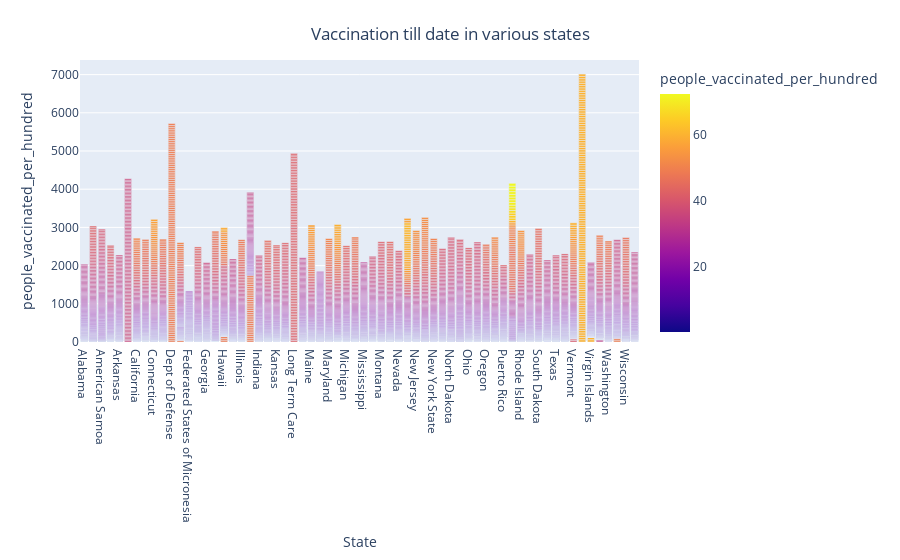

Write notebook code for a chart like this one.
### Markdown cell above
## Insights:
### The above graph is the trend of fully vaccinated people in the U.S (with 2 doses). There is a steady increase in the trend. This means more people are getting their 2 doses of vaccines. This is almost a linear positive trend, suggesting further increase in the coming months.

### Code cell
import plotly.express as px
fig = px.bar(data, 
             y = 'people_vaccinated_per_hundred',
             x = 'location',
             color = 'people_vaccinated_per_hundred',
             color_discrete_sequence= px.colors.sequential.Viridis_r
            )

fig.update_layout(
    title={
            'text' : "Vaccination till date in various states",
            'y':0.95,
            'x':0.5
        },
    xaxis_title="State",
    yaxis_title="people_vaccinated_per_hundred",
    legend_title="Total people vaccinated per hundred"
)
fig.show()

### Figure 1 — Plotly figure (JSON) as saved in the notebook; plotly's stock layout.template omitted (floating-point values rounded to 4 significant figures; data arrays with more than 128 entries replaced by an {"elided": "..."} marker saying what was removed)
{"data": [{"alignmentgroup": "True", "hovertemplate": "location=%{x}<br>people_vaccinated_per_hundred=%{marker.color}<extra></extra>", "legendgroup": "", "marker": {"color": {"elided": "7488 float values"}, "coloraxis": "coloraxis"}, "name": "", "offsetgroup": "", "orientation": "v", "showlegend": false, "textposition": "auto", "type": "bar", "x": {"elided": "7488 str values"}, "xaxis": "x", "y": {"elided": "7488 float values"}, "yaxis": "y"}], "layout": {"barmode": "relative", "coloraxis": {"colorbar": {"title": {"text": "people_vaccinated_per_hundred"}}, "colorscale": [[0, "#0d0887"], [0.1111, "#46039f"], [0.2222, "#7201a8"], [0.3333, "#9c179e"], [0.4444, "#bd3786"], [0.5556, "#d8576b"], [0.6667, "#ed7953"], [0.7778, "#fb9f3a"], [0.8889, "#fdca26"], [1, "#f0f921"]]}, "legend": {"title": {"text": "Total people vaccinated per hundred"}, "tracegroupgap": 0}, "margin": {"t": 60}, "title": {"text": "Vaccination till date in various states", "x": 0.5, "y": 0.95}, "xaxis": {"anchor": "y", "domain": [0, 1], "title": {"text": "State"}}, "yaxis": {"anchor": "x", "domain": [0, 1], "title": {"text": "people_vaccinated_per_hundred"}}}}
